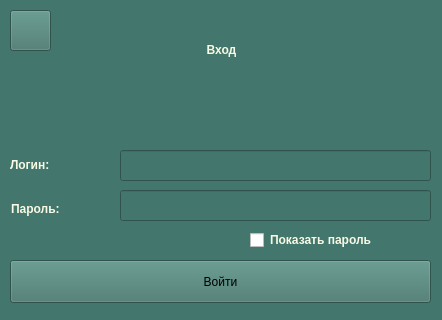
<?xml version="1.0" encoding="UTF-8"?>
<ui version="4.0">
 <class>Form</class>
 <widget class="QWidget" name="Form">
  <property name="geometry">
   <rect>
    <x>0</x>
    <y>0</y>
    <width>442</width>
    <height>320</height>
   </rect>
  </property>
  <property name="minimumSize">
   <size>
    <width>442</width>
    <height>320</height>
   </size>
  </property>
  <property name="maximumSize">
   <size>
    <width>442</width>
    <height>320</height>
   </size>
  </property>
  <property name="windowTitle">
   <string>Form</string>
  </property>
  <property name="styleSheet">
   <string notr="true">background-color: #43766C</string>
  </property>
  <widget class="QLabel" name="messageLabel">
   <property name="geometry">
    <rect>
     <x>10</x>
     <y>90</y>
     <width>421</width>
     <height>40</height>
    </rect>
   </property>
   <property name="styleSheet">
    <string notr="true">background-color: rgb 0, 0, 0;
font: 10pt &quot;MS Sans Serif&quot;;
color: #F8FAE5;
font-weight: 600;
padding: 5px 15px;
margin-top: 0px;
outline: 0px;</string>
   </property>
   <property name="text">
    <string/>
   </property>
   <property name="alignment">
    <set>Qt::AlignCenter</set>
   </property>
  </widget>
  <widget class="QLabel" name="label_3">
   <property name="geometry">
    <rect>
     <x>10</x>
     <y>150</y>
     <width>82</width>
     <height>29</height>
    </rect>
   </property>
   <property name="styleSheet">
    <string notr="true">background-color: rgb 0, 0, 0;
font: 13pt &quot;MS Sans Serif&quot;;
color: #F8FAE5;
font-weight: 600;
margin-top: 0px;
outline: 0px;</string>
   </property>
   <property name="text">
    <string>Логин:</string>
   </property>
   <property name="alignment">
    <set>Qt::AlignLeading|Qt::AlignLeft|Qt::AlignVCenter</set>
   </property>
  </widget>
  <widget class="QLabel" name="label_4">
   <property name="geometry">
    <rect>
     <x>11</x>
     <y>194</y>
     <width>99</width>
     <height>29</height>
    </rect>
   </property>
   <property name="styleSheet">
    <string notr="true">background-color: rgb 0, 0, 0;
font: 13pt &quot;MS Sans Serif&quot;;
color: #F8FAE5;
font-weight: 600;
margin-top: 0px;
outline: 0px;</string>
   </property>
   <property name="text">
    <string>Пароль:</string>
   </property>
   <property name="alignment">
    <set>Qt::AlignLeading|Qt::AlignLeft|Qt::AlignVCenter</set>
   </property>
  </widget>
  <widget class="QLineEdit" name="loginEdit">
   <property name="geometry">
    <rect>
     <x>120</x>
     <y>150</y>
     <width>311</width>
     <height>31</height>
    </rect>
   </property>
   <property name="styleSheet">
    <string notr="true">background-color: #F8FAE5;
font: 13pt &quot;MS Sans Serif&quot;;
color: #B19470;
font-weight: 600;
border-radius: 8px;
border: 2px solid #B19470;
margin-top: 0px;
outline: 0px;
hover: { background-color: red };
pressed: { background-color: rgb(0, 255, 0)}</string>
   </property>
   <property name="text">
    <string/>
   </property>
  </widget>
  <widget class="QLineEdit" name="passwordEdit">
   <property name="geometry">
    <rect>
     <x>120</x>
     <y>190</y>
     <width>311</width>
     <height>31</height>
    </rect>
   </property>
   <property name="styleSheet">
    <string notr="true">background-color: #F8FAE5;
font: 13pt &quot;MS Sans Serif&quot;;
color: #B19470;
font-weight: 600;
border-radius: 8px;
border: 2px solid #B19470;
margin-top: 0px;
outline: 0px;
hover: { background-color: red };
pressed: { background-color: rgb(0, 255, 0)}</string>
   </property>
   <property name="text">
    <string/>
   </property>
   <property name="echoMode">
    <enum>QLineEdit::Password</enum>
   </property>
  </widget>
  <widget class="QPushButton" name="entranceBtn">
   <property name="geometry">
    <rect>
     <x>10</x>
     <y>260</y>
     <width>421</width>
     <height>43</height>
    </rect>
   </property>
   <property name="styleSheet">
    <string notr="true">background-color: #F8FAE5;
font: 13pt &quot;MS Sans Serif&quot;;
color: #B19470;
font-weight: 600;
border-radius: 8px;
border: 2px solid #B19470;
padding: 5px 15px;
margin-top: 0px;
outline: 0px;
hover: { background-color: red };
pressed: { background-color: rgb(0, 255, 0)}</string>
   </property>
   <property name="text">
    <string>Войти</string>
   </property>
  </widget>
  <widget class="QLabel" name="label">
   <property name="geometry">
    <rect>
     <x>11</x>
     <y>30</y>
     <width>421</width>
     <height>40</height>
    </rect>
   </property>
   <property name="styleSheet">
    <string notr="true">background-color: rgb 0, 0, 0;
font: 15pt &quot;MS Sans Serif&quot;;
color: #F8FAE5;
font-weight: 600;
padding: 5px 15px;
margin-top: 0px;
outline: 0px;</string>
   </property>
   <property name="text">
    <string>Вход</string>
   </property>
   <property name="alignment">
    <set>Qt::AlignCenter</set>
   </property>
  </widget>
  <widget class="QCheckBox" name="showPassBtn">
   <property name="geometry">
    <rect>
     <x>250</x>
     <y>230</y>
     <width>181</width>
     <height>20</height>
    </rect>
   </property>
   <property name="styleSheet">
    <string notr="true">background-color: rgb 0, 0, 0;
font: 10pt &quot;MS Sans Serif&quot;;
color: #F8FAE5;
font-weight: 600;
margin-top: 0px;
outline: 0px;</string>
   </property>
   <property name="text">
    <string>Показать пароль</string>
   </property>
  </widget>
  <widget class="QPushButton" name="backBtn">
   <property name="geometry">
    <rect>
     <x>10</x>
     <y>10</y>
     <width>41</width>
     <height>41</height>
    </rect>
   </property>
   <property name="styleSheet">
    <string notr="true">background-color: #F8FAE5;
font: 13pt &quot;MS Sans Serif&quot;;
color: #B19470;
font-weight: 600;
border-radius: 8px;
border: 2px solid #B19470;
padding: 5px 15px;
margin-top: 0px;
outline: 0px;
hover: { background-color: red };
pressed: { background-color: rgb(0, 255, 0)}</string>
   </property>
   <property name="text">
    <string/>
   </property>
   <property name="icon">
    <iconset>
     <normaloff>../pictures/icon6.png</normaloff>../pictures/icon6.png</iconset>
   </property>
  </widget>
 </widget>
 <resources/>
 <connections/>
</ui>
